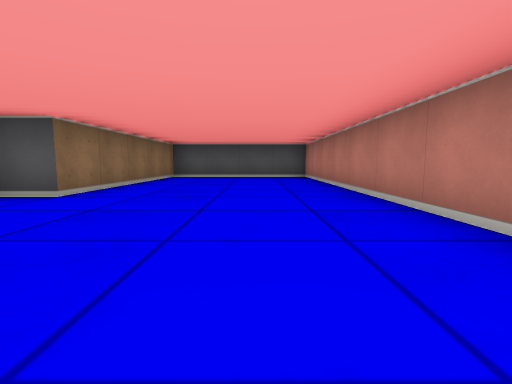
view 1 (above)

20 first-person views from a walk through a cub3D level. The camera is about half as high as the walls, tilts 6° down and sees 85° across. The floor is counted in squares. Each view is taken from the middle of a square. On the plan, view 1 faces up. The plan holds only what a view shows up to about 9 squares ahead; the rest is blank.

view 2
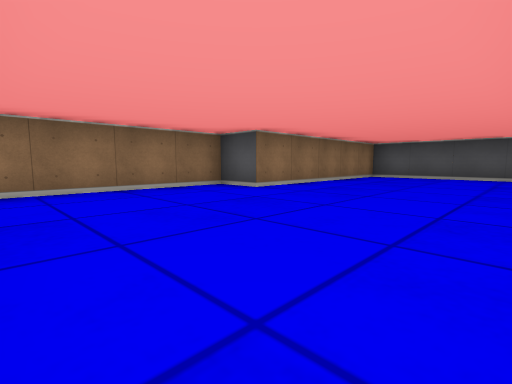

view 3
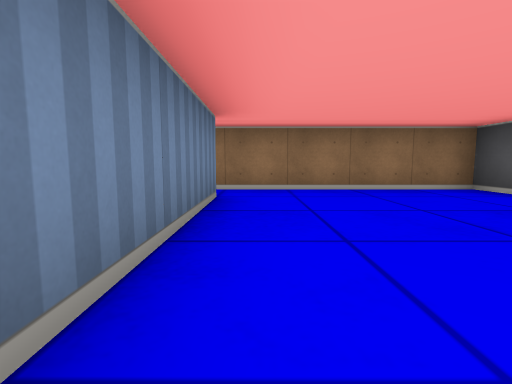

view 4
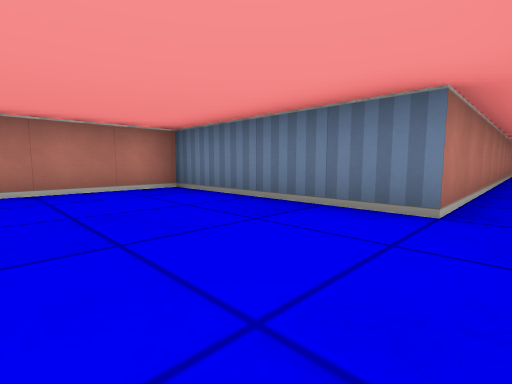

view 5
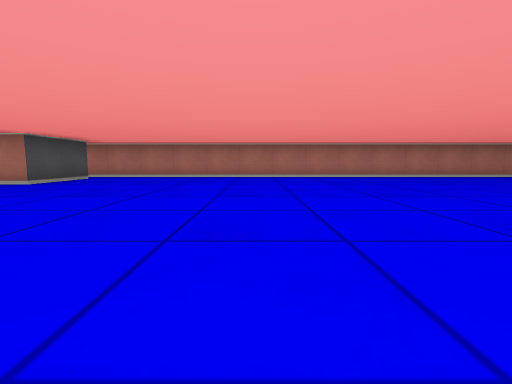

view 6
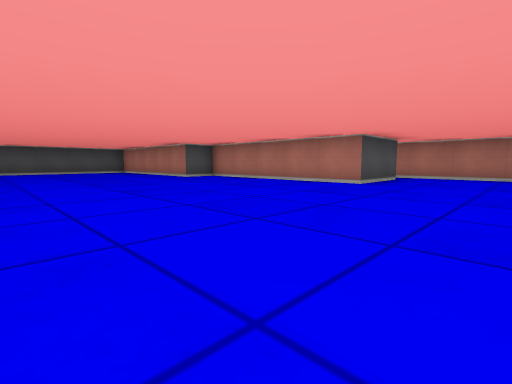

view 7
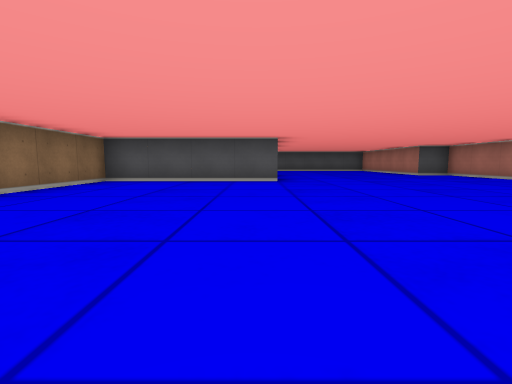

view 8
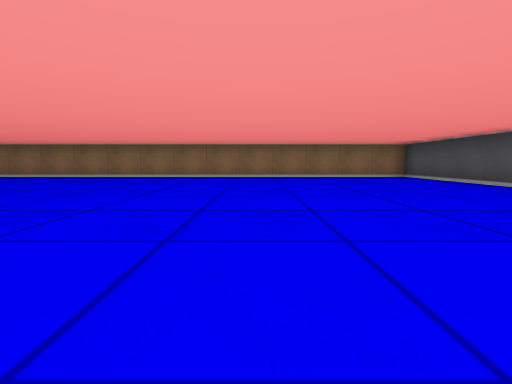

view 9
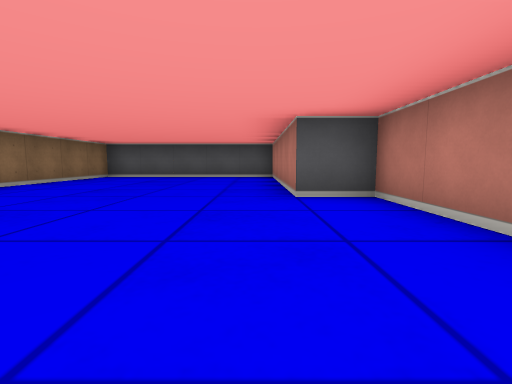

view 10
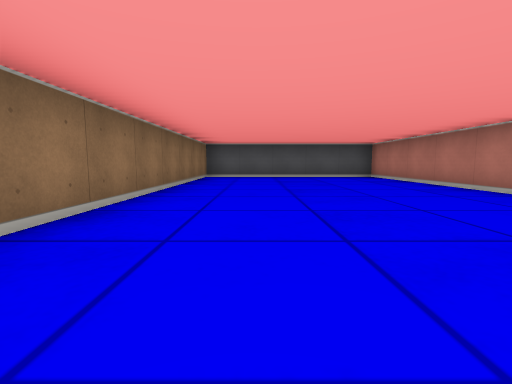

view 11
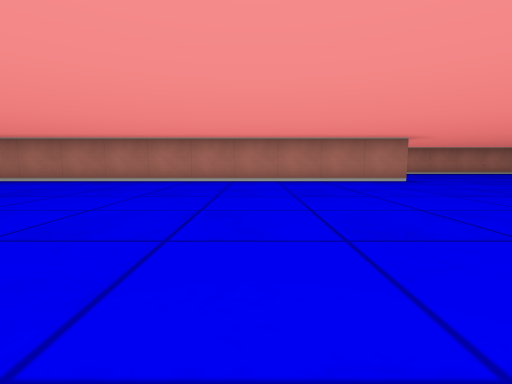

view 12
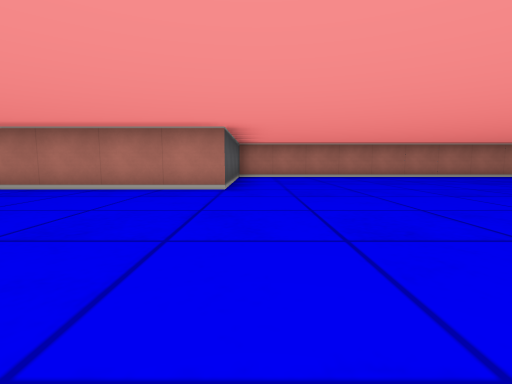

view 13
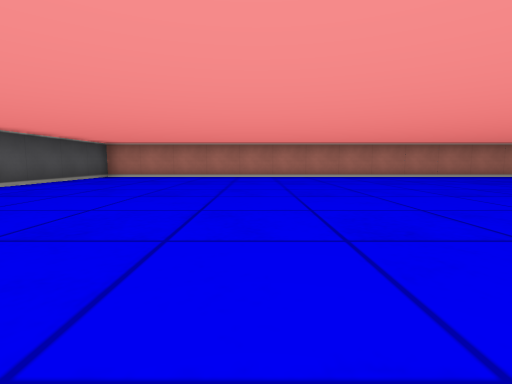

view 14
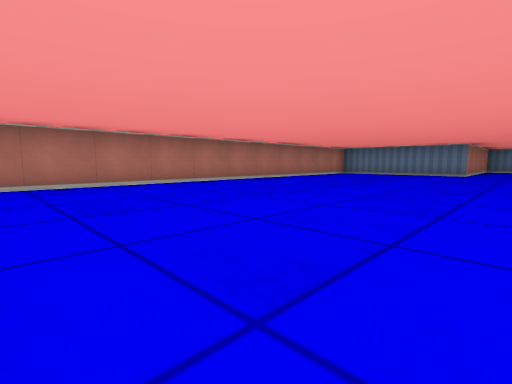

view 15
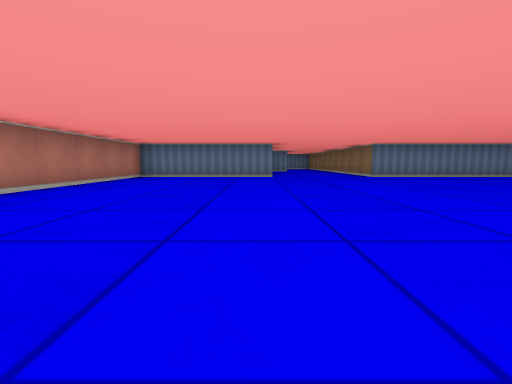

view 16
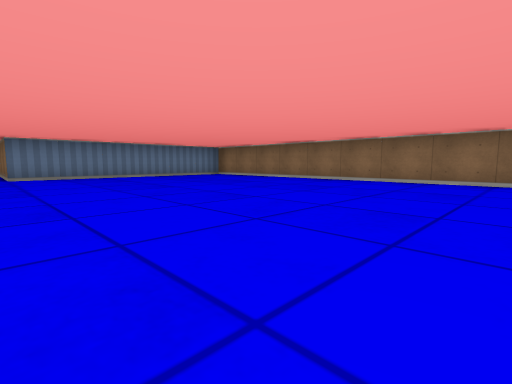

view 17
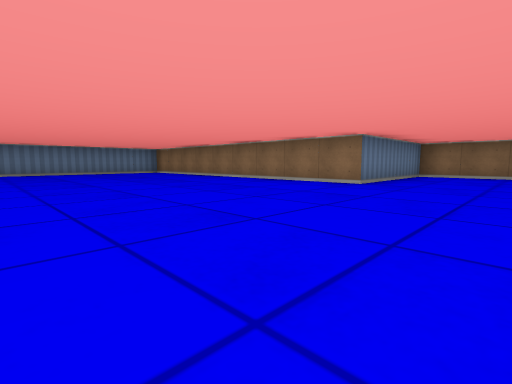

view 18
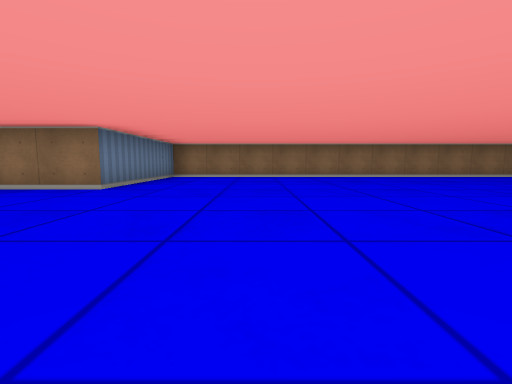

view 19
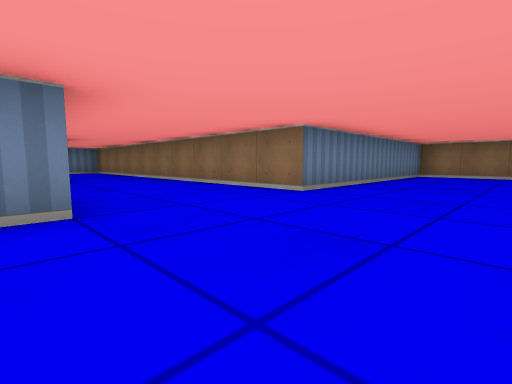

view 20
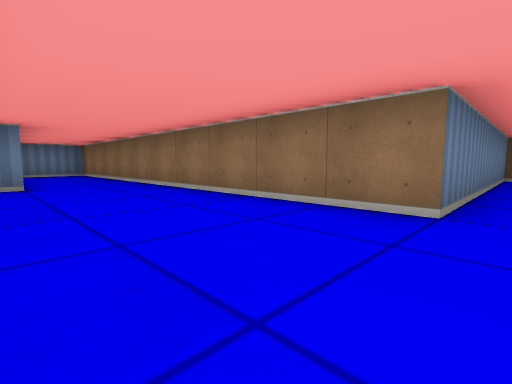

### Floor plan
Ten units are one square. View 1 is at (0, 0); x grows to the right and y downward. Boxes are objects, and circles mark ways between rooms. Rooms are numbered by the first view taken in them; rooms with no view inside come last. Other rooms are left out.
<svg viewBox="-160 -90 180 570">
<path fill="none" stroke="#000" d="M-25 15 -25 5 15 5 15 -85 -25 -85 -25 -35 -35 -35 -35 8M-155 181 -155 285 -115 285 -115 375 -55 375 -55 475 -39 475M-35 15 -55 15 -55 -35 -65 -35 -65 -85 -115 -85 -115 -15M-115 -5 -155 -5 -155 119M-25 384 -25 375 15 375 15 185 -25 185 -25 15M-36 425 -31 425"/>
<circle cx="-30" cy="10" r="3" fill="#2a7"/>
<text x="-10" y="-40">1</text>
<text x="-70" y="180">2</text>
</svg>
Room 1 opens to room 2.

Where each view was taken, in squares from view 1:
view 1: 0 up, 0 right, facing up
view 2: 0 up, 1 right, facing up-left
view 3: 0 up, 1 right, facing left
view 4: 2 up, 3 left, facing down-right
view 5: 6 down, 11 left, facing right
view 6: 4 down, 11 left, facing up-right
view 7: 6 down, 12 left, facing up
view 8: 4 down, 7 left, facing left
view 9: 0 up, 7 left, facing up
view 10: 0 up, 10 left, facing up
view 11: 15 down, 9 left, facing right
view 12: 19 down, 7 left, facing right
view 13: 23 down, 7 left, facing right
view 14: 27 down, 4 left, facing down-right
view 15: 29 down, 2 left, facing down
view 16: 29 down, 5 left, facing down-left
view 17: 26 down, 6 left, facing down-left
view 18: 26 down, 7 left, facing left
view 19: 35 down, 2 left, facing down-left
view 20: 37 down, 3 left, facing down-left
